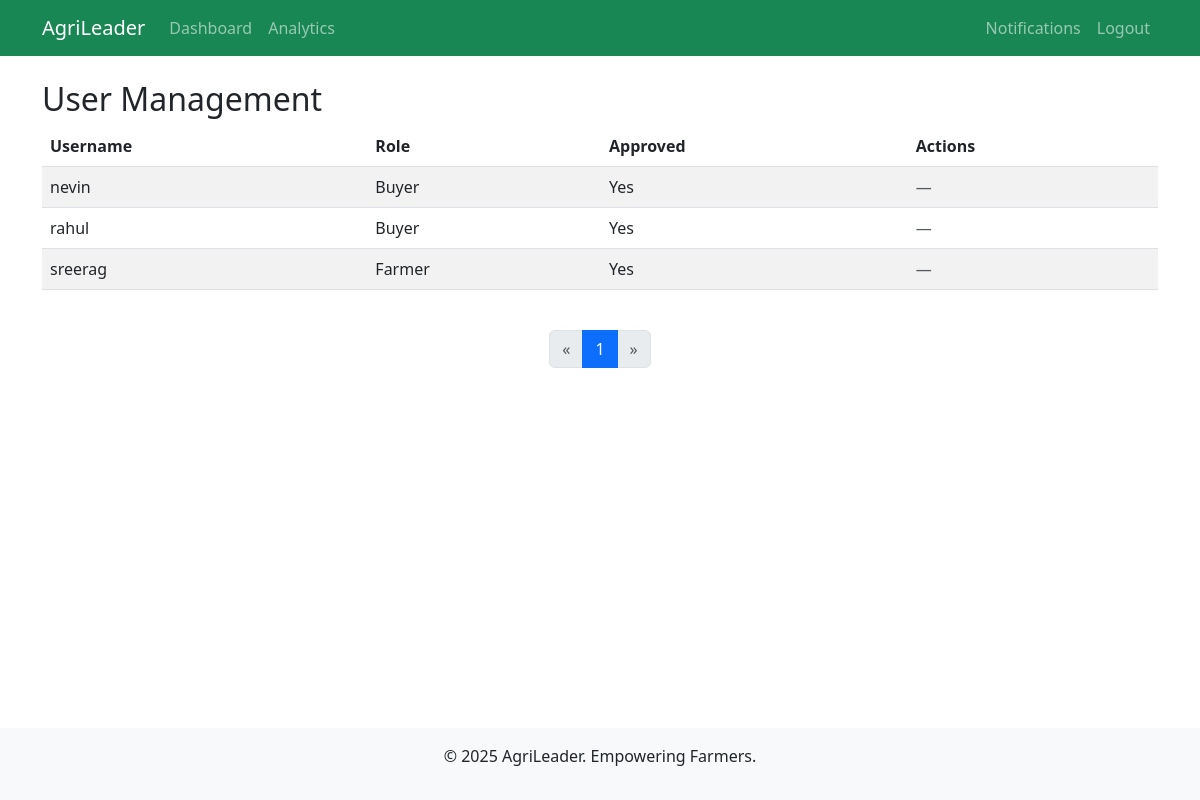
Page /adminpanel/users/ (signed in) on the earlier database version.
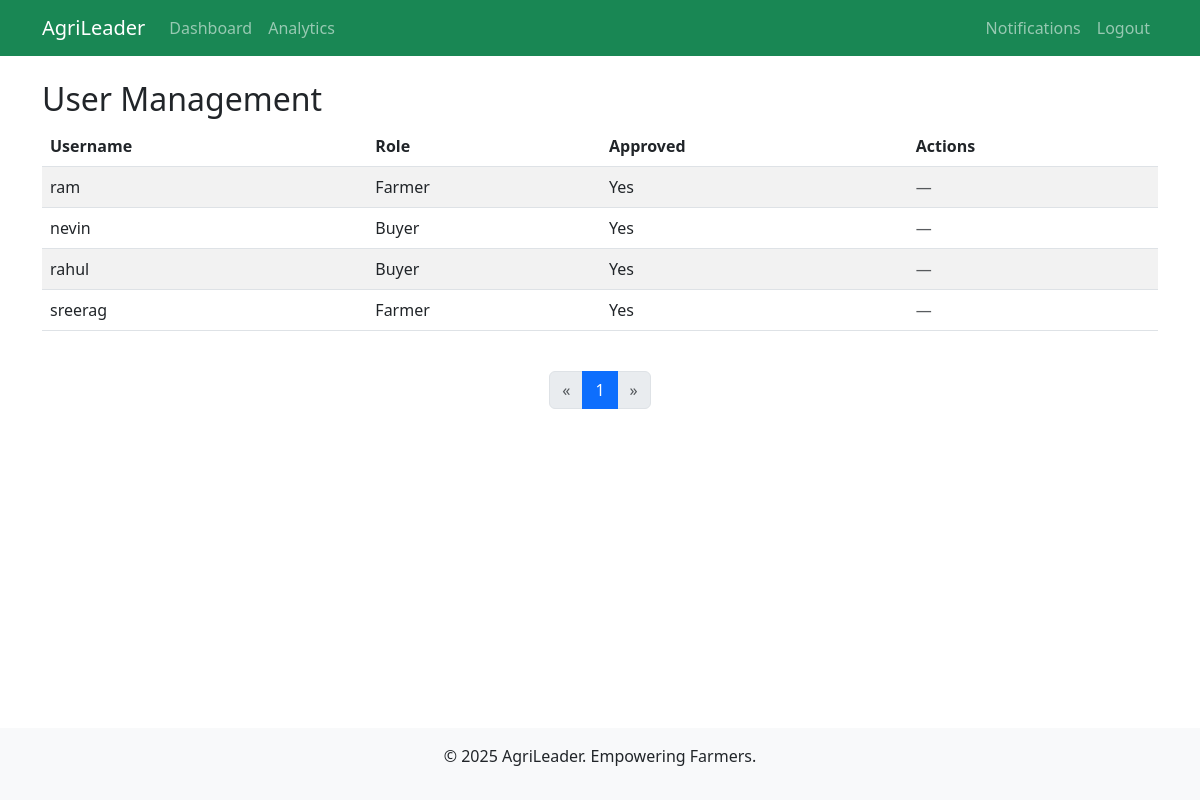
Same page on the later database version.
### accounts/models.py (models this page shows, shortened)
class CustomUser(AbstractUser):
    ROLE_CHOICES = [
        ('farmer', 'Farmer'),
        ('buyer', 'Buyer'),
    ]
    email = models.EmailField(unique=True, blank=False, null=False)  # 👈 make email required and unique
    first_name = models.CharField(max_length=150, blank=False, null=False)  # 👈 required
    last_name = models.CharField(max_length=150, blank=False, null=False)   # 👈 required
    role = models.CharField(max_length=10, choices=ROLE_CHOICES, default='farmer')
    mobile = models.CharField(
        max_length=10,
        validators=[RegexValidator(r'^[6-9]\d{9}$', 'Enter a valid 10-digit mobile number starting with 6, 7, 8, or 9.')],
        help_text='10 digits starting with 6-9'
    )
    address = models.TextField()
    profile_picture = models.ImageField(upload_to='profiles/', blank=True, null=True)
    buyer_type = models.CharField(
        max_length=20,
        choices=[('wholesaler', 'Wholesaler'), ('retailer', 'Retailer')],
        blank=True,
        null=True
    )
    is_approved = models.BooleanField(default=False)
    objects = CustomUserManager()

### adminpanel/views.py (the view)
    def wrapper(request, *args, **kwargs):
        if not request.user.is_authenticated or request.user.role != 'admin':
            messages.warning(request, 'No permission to access this page.')
            return redirect('accounts:home')
        return view_func(request, *args, **kwargs)

### adminpanel/views.py (called while the page is built)
def admin_required(view_func):
    def wrapper(request, *args, **kwargs):
        if not request.user.is_authenticated or request.user.role != 'admin':
            messages.warning(request, 'No permission to access this page.')
            return redirect('accounts:home')
        return view_func(request, *args, **kwargs)
    return wrapper

@login_required
@admin_required
def user_management(request):
    users_qs = CustomUser.objects.filter(role__in=['farmer', 'buyer']).order_by('-date_joined')
    page_obj, users = paginate_queryset(request, users_qs)
    return render(request, 'adminpanel/user_management.html', {
        'users': users,
        'page_obj': page_obj,  # pass page_obj to template for navigation
    })

### utils/pagination.py (called while the page is built)
def paginate_queryset(request, queryset):
    paginator = Paginator(queryset, DEFAULT_PER_PAGE)
    page_number = request.GET.get('page')
    try:
        page_obj = paginator.page(page_number)
    except PageNotAnInteger:
        page_obj = paginator.page(1)
    except EmptyPage:
        page_obj = paginator.page(paginator.num_pages)
    return page_obj, page_obj.object_list

### adminpanel/templates/adminpanel/user_management.html (shortened to what this page needs)
{% extends 'accounts/base.html' %}
{% block content %}
<h2>User Management</h2>
<div class="table-responsive">
    <table class="table table-striped align-middle">
        <thead>
            <tr>
                <th>Username</th>
                <th>Role</th>
                <th>Approved</th>
                <th>Actions</th>
            </tr>
        </thead>
        <tbody>
            {% for user in users %}
            <tr>
                <td>{{ user.username }}</td>
                <td>{{ user.get_role_display }}</td>
                <td>{{ user.is_approved|yesno:"Yes,No" }}</td>
                <td>
                    {% if not user.is_approved %}
                        <a href="{% url 'adminpanel:approve_user' user.id %}"
                           class="btn btn-sm btn-success"
                           onclick="return confirm('Are you sure you want to approve {{ user.username }}?');">
                            Approve
                        </a>
                        <a href="{% url 'adminpanel:reject_user' user.id %}"
                           class="btn btn-sm btn-danger"
                           onclick="return confirm('Are you sure you want to reject {{ user.username }}? This action cannot be undone.');">
                            Reject
                        </a>
                    {% else %}
                        <span class="text-muted">—</span>
                    {% endif %}
                </td>
            </tr>
            {% empty %}
            <tr>
                <td colspan="4" class="text-center">No users found.</td>
            </tr>
            {% endfor %}
        </tbody>
    </table>
</div>
{% include 'partials/pagination.html' %}
{% endblock %}

Differences in the rows shown:
added CustomUser: username "ram", role "Farmer", is_approved "Yes"
